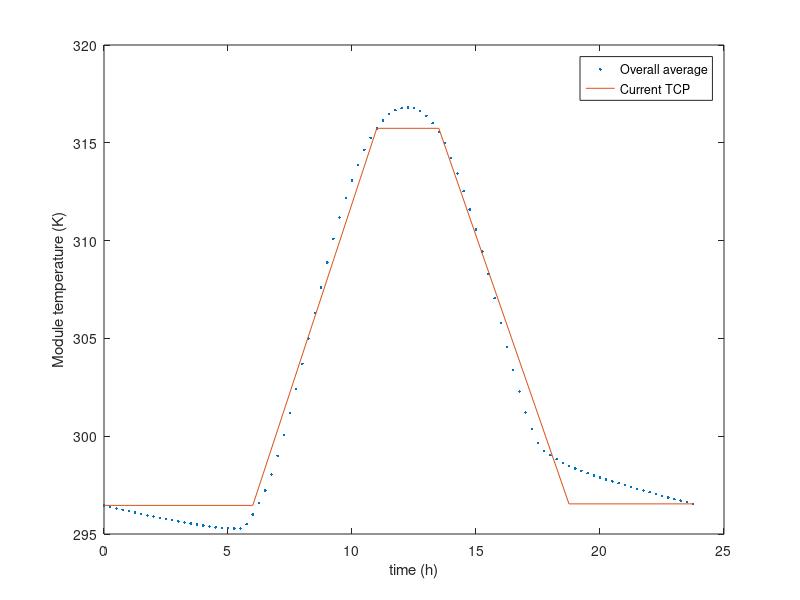
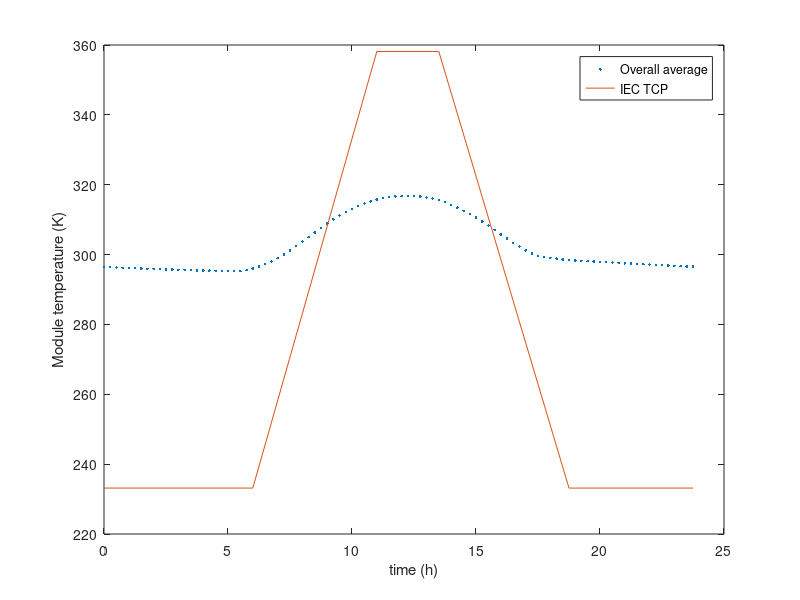
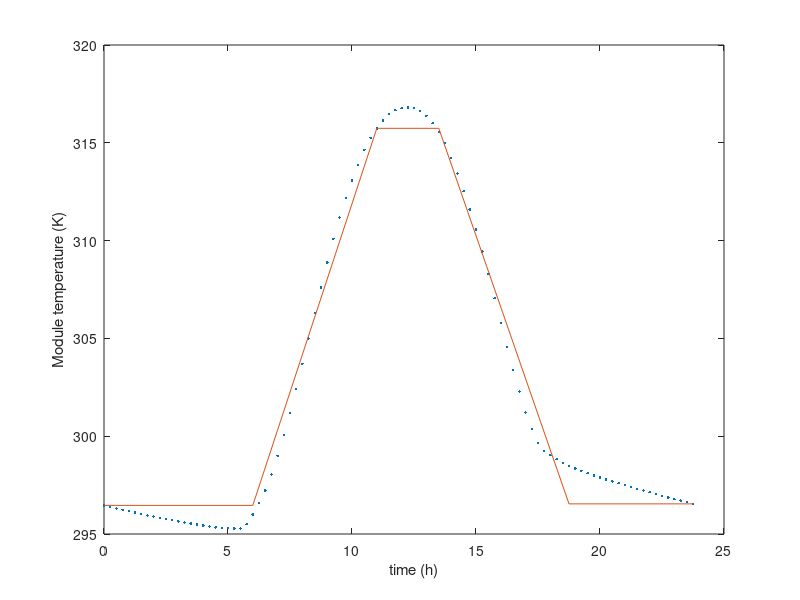

MATLAB code for these plots, in order: (Note: this script raises an error after producing the figures.)

HDS=[0	0.25	0.5	0.75	1	1.25	1.5	1.75	2	2.25	2.5	2.75	3	3.25	3.5	3.75	4	4.25	4.5	4.75	5	5.25	5.5	5.75	6	6.25	6.5	6.75	7	7.25	7.5	7.75	8	8.25	8.5	8.75	9	9.25	9.5	9.75	10	10.25	10.5	10.75	11	11.25	11.5	11.75	12	12.25	12.5	12.75	13	13.25	13.5	13.75	14	14.25	14.5	14.75	15	15.25	15.5	15.75	16	16.25	16.5	16.75	17	17.25	17.5	17.75	18	18.25	18.5	18.75	19	19.25	19.5	19.75	20	20.25	20.5	20.75	21	21.25	21.5	21.75	22	22.25	22.5	22.75	23	23.25	23.5	23.75];
T_modAvS=[296.463	296.3851	296.3074	296.2328	296.1614	296.0902	296.0188	295.9515	295.8881	295.8249	295.7616	295.7024	295.6473	295.5921	295.5369	295.4854	295.4372	295.3893	295.3412	295.3102	295.2964	295.2826	295.2759	295.5088	295.9993	296.5863	297.2199	298.0384	298.9937	300.0686	301.2	302.4137	303.7002	304.9895	306.3091	307.6043	308.8726	310.0907	311.188	312.1786	313.0654	313.8803	314.6328	315.2486	315.7404	316.1421	316.459	316.6731	316.7675	316.8137	316.7812	316.6393	316.3757	316.0115	315.5631	314.9764	314.2341	313.4258	312.5296	311.583	310.5608	309.4439	308.3024	307.0539	305.7848	304.558	303.3934	302.2818	301.2171	300.3563	299.6676	299.2421	299.028	298.8256	298.6231	298.4632	298.3457	298.2283	298.1109	298.0007	297.8981	297.7954	297.6927	297.5944	297.5008	297.4071	297.3133	297.2223	297.1338	297.0452	296.9568	296.8708	296.7877	296.7045	296.6212	296.5407];


tmin=find(T_modAvS==min(T_modAvS));
tmax=find(T_modAvS==max(T_modAvS));

sr=5; 
DwelltUp=tmax-sr;
DwellTUp=T_modAvS(DwelltUp);
DwelltDn=tmax+sr;
DwellTDn=T_modAvS(DwelltDn); % slanted
DwellTDn=DwellTUp; % horizontal
len=length(T_modAvS);
%%P1=[1 T_modAvS(tmin)]; %not used
P1=[1 T_modAvS(1)];
Pmin=[tmin T_modAvS(tmin)];

P3=[DwelltUp T_modAvS(DwelltUp)];
P2=[tmin T_modAvS(tmin)];
x2=ceil(Pmin(1)+(P3(1)-Pmin(1))*(P1(2)-Pmin(2))/(P3(2)-Pmin(2)));
P2=[x2 P1(2)];% uncomment for algorithm 2 but comment for 1
P4=[DwelltDn DwellTDn];
P5=[len-tmin T_modAvS(len-tmin)];
P6=[len T_modAvS(len)];
x5=ceil(P4(1)+(P5(1)-P4(1))*(P6(2)-P4(2))/(P5(2)-P4(2)));
P5=[x5 P6(2)]; % uncomment for algorithm 2 but comment for 1

x=0.25*[P1(1) P2(1) P3(1) P4(1) P5(1) P6(1)]-0.25*ones(1,6);
y1=[P1(2) P2(2) P3(2) P4(2) P5(2) P6(2)]; %Current TCP
y2 = [233.15 233.15 358.15 358.15 233.15 233.15]; %IEC TCP

%% Temperature cycling profile and overall average plots
%%
figure
plot(HDS,T_modAvS,'.');
xlabel('time (h)')
ylabel('Module temperature (K)')
hold on
plot(x,y1,'-');
legend('Overall average','Current TCP', 'Location', 'Northeast');

%%
figure
plot(HDS,T_modAvS,'.');
xlabel('time (h)')
ylabel('Module temperature (K)')
hold on
plot(x,y2,'-');
legend('Overall average','IEC TCP', 'Location', 'Northeast');
%%
figure
plot(HDS,T_modAvS,'.');
xlabel('time (h)')
ylabel('Module temperature (K)')
hold on
plot(x,y1,'-');
yyaxis right
plot(x,y2,'r-'); ylabel('Module temperature (K)'); set(gca, 'XColor','k', 'YColor','r')
legend('Overall average','Current TCP', 'IEC TCP', 'Location', 'Northeast');

%% Statistical analysis of data
min = [292.098154100000,296.099758400000,296.560390500000,296.957368400000,296.755591400000,296.108888900000,295.489229400000,295.279301100000,295.608592600000,295.797921100000,295.119951900000,292.388136200000];
max = [318.549151400000,319.487810000000,319.889793500000,318.398020700000,317.115883600000,314.823230900000,313.404687200000,312.150538700000,313.006587100000,315.740773900000,319.890588900000,319.236541300000];
mean = [301.634513000000,303.678549200000,304.242401400000,304.053588600000,303.553694200000,302.375148400000,301.303236200000,300.913864000000,301.460712100000,302.440615700000,303.602090300000,302.073816000000];
names = {'Jan'; 'Feb'; 'Mar'; 'Apr'; 'May'; 'Jun'; 'Jul'; 'Aug'; 'Sept'; 'Oct'; 'Nov'; 'Dec'};
figure
plot(min, 'ks-','MarkerFaceColor','k'); xlabel('Month'); ylabel('Minimum temperature (K)')
set(gca,'xtick',[1:12],'xticklabel',names)
legend('Minimum','Location', 'best');
%%
figure
plot(max, 'ks-','MarkerFaceColor','k'); xlabel('Month'); ylabel('Maximum temperature (K)')
set(gca,'xtick',[1:12],'xticklabel',names)
legend('Maximum','Location', 'best');
%%
figure
plot(mean, 'ks-','MarkerFaceColor','k'); xlabel('Month'); ylabel('Mean temperature (K)')
set(gca,'xtick',[1:12],'xticklabel',names)
legend('Mean','Location', 'best');